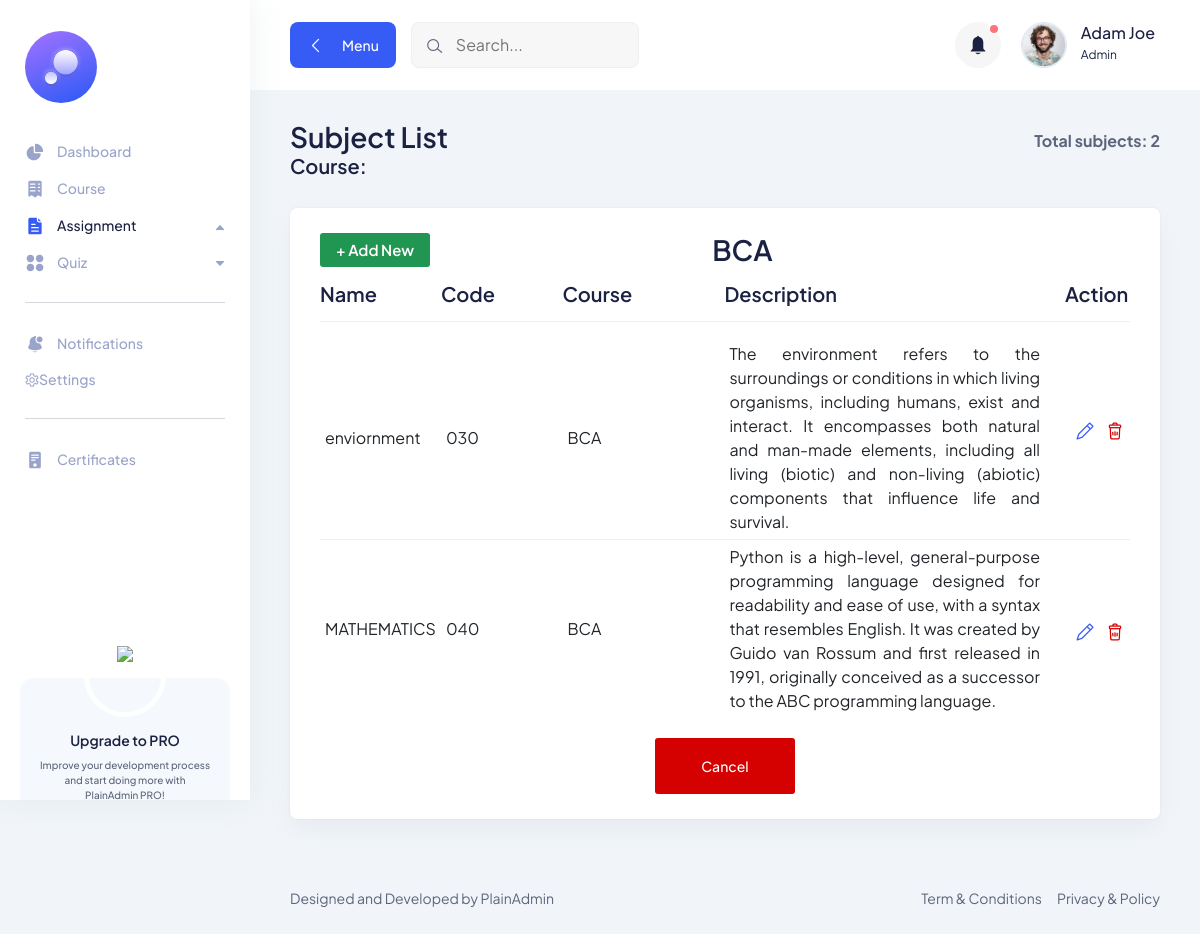
/subjects/, run on the app's committed database.
### learning_hub_app/models.py (models this page shows, shortened)
class Subject(models.Model):
    name = models.CharField(max_length=100)
    code = models.CharField(max_length=20,unique=True)
    course = models.ForeignKey('Course', on_delete=models.CASCADE, related_name='subjects')
    description = models.TextField(blank=True,null=True)

class Course(models.Model):
    title = models.CharField(max_length=200)
    description = models.TextField(default="")
    instructor = models.CharField(max_length=50)
    def __str__(self):
        return self.title

### learning_hub_app/views.py (the view)
# urls.py: path("subjects/",  subject_list, name='subject_list'),
def subject_list(request):
    subjects = Subject.objects.select_related('course').all()
    return render(request, "teacher/subject_list.html", {'s': subjects,'course': None,})

### learning_hub_app/templates/teacher/subject_list.html (shortened to what this page needs)
{% extends 'teacher/basefile.html' %}
{% block body %}
      <section class="table-components">
        <div class="container-fluid">
          <div class="title-wrapper pt-30">
            <div class="row align-items-center">
              <div class="col-md-6">
                <div class="title">
                  <h2>Subject List</h2>
                  <h4>Course: {{ course.title }}</h4>
                </div>
              </div>
              <div class="col-md-6">
                <div class="breadcrumb-wrapper">
                  <nav aria-label="breadcrumb">
                    <ol class="breadcrumb">
                        <p class="total" style="margin: 0; font-weight: bold;">Total subjects: {{ s|length }}</p>
                    </ol>
                  </nav>
                </div>
              </div>
            </div>
          </div>
          <div class="tables-wrapper">
            <div class="row">
              <div class="col-lg-12">
                <div class="card-style mb-30">
                  <div style="display:flex;gap:282px">
                  <a href="{% url 'add_subject' %}"  class="main-btn success-btn btn-hover"  style="font-size: 15px; font-weight: 600; padding: 4px 15px;">+ Add New</a> <h2 class="Title">BCA</h2>
                  </div>
                  <div class="table-wrapper table-responsive">
                    <table class="table">
                      <thead>
                        <tr>
                          <th style="width:11%;" >
                            <h4>Name</h4>
                          </th>
                          <th style="width:15%;">
                            <h4>Code</h4>
                          </th>
                          <th style="width:20%;">
                            <h4>Course</h4>
                          </th>
                          <th style="align:justify">
                            <h4>Description</h4>
                          </th>
                          <th>
                            <h4 style="width:20%; padding-left: 20px">Action</h4>
                          </th>
                        </tr>
                      </thead>
                      <tbody>
                         {% for subject in s %}
                        <tr>
                          <td class="min-width">
                            {{ subject.name }}
                          </td>
                          <td class="min-width">
                           {{ subject.code }}
                          </td>
                          <td class="min-width">
                            {{ subject.course  }}
                          </td>
                          <td class="min-width" style="text-align:justify">
                            {{ subject.description  }}
                          </td>
                          <td>
                            <div class="action">
                              <button class="edit">
                                <a href="{% url 'update_subject' subject.id %}" class="text-primary">
                                  <i class="lni lni-pencil" style="padding-left: 25px"></i>
                                </a>
                              </button>
                              <button class="text-danger">
                                <a href="{% url 'delete_subject' subject.id %}" class="text-danger"
                                onclick="return confirm('Are you sure you want to delete this course?');">
                                  <i class="lni lni-trash-can"></i>
                                </a>
                              </button>
                            </div>
                          </td>
                        </tr>
                        {% empty %}
                        <tr>
                          <td colspan="5">No subjects available for {{ course.title }}.</td>
                        </tr>
                        {% endfor %}
                      </tbody>
                    </table>
                    <div class="d-flex justify-content-center mt-4">
                        <a href="{% url 'courses_list' %}" class="main-btn danger-btn btn-hover">Cancel</a>
                      </div>
                  </div>
                </div>
              </div>
            </div>
          </div>
        </div>
      </section>
{% endblock %}

### static/assets/css/fullcalendar.css (style rules this page uses)
:root { --fc-daygrid-event-dot-width:8px;--fc-list-event-dot-width:10px;--fc-list-event-hover-bg-color:#f5f5f5 }

### data on the page
Subject: name "enviornment", code "030", course "BCA", description "The environment refers to the surroundings or conditions in which living organisms, including humans, exist and interact. It encompasses both natural and man-made elements, including all living (biotic) and non-living (abiotic) components that influence life and survival."
Subject: name "MATHEMATICS", code "040", course "BCA", description "Python is a high-level, general-purpose programming language designed for readability and ease of use, with a syntax that resembles English. It was created by Guido van Rossum and first released in 1991, originally conceived as a successor to the ABC programming language."

### other printed values
{{ s|length }} "2"
